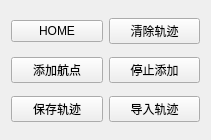
       <widget class="QWidget" name="layoutWidget">
        <property name="geometry">
         <rect>
          <x>770</x>
          <y>10</y>
          <width>211</width>
          <height>140</height>
         </rect>
        </property>
        <layout class="QVBoxLayout" name="verticalLayout_9">
         <item>
          <layout class="QHBoxLayout" name="horizontalLayout_33">
           <item>
            <widget class="QPushButton" name="pushButton_home">
             <property name="text">
              <string>HOME</string>
             </property>
             <property name="icon">
              <iconset resource="pic.qrc">
               <normaloff>:/new/prefix1/picture/home.png</normaloff>:/new/prefix1/picture/home.png</iconset>
             </property>
             <property name="iconSize">
              <size>
               <width>32</width>
               <height>32</height>
              </size>
             </property>
            </widget>
           </item>
           <item>
            <widget class="QPushButton" name="pushButton_cleanPathway">
             <property name="text">
              <string>清除轨迹</string>
             </property>
             <property name="icon">
              <iconset resource="pic.qrc">
               <normaloff>:/new/prefix1/picture/erase.png</normaloff>:/new/prefix1/picture/erase.png</iconset>
             </property>
             <property name="iconSize">
              <size>
               <width>32</width>
               <height>32</height>
              </size>
             </property>
            </widget>
           </item>
          </layout>
         </item>
         <item>
          <layout class="QHBoxLayout" name="horizontalLayout_32">
           <item>
            <widget class="QPushButton" name="pushButton_addFlyPoint">
             <property name="text">
              <string>添加航点</string>
             </property>
             <property name="icon">
              <iconset resource="pic.qrc">
               <normaloff>:/new/prefix1/picture/add.png</normaloff>:/new/prefix1/picture/add.png</iconset>
             </property>
             <property name="iconSize">
              <size>
               <width>32</width>
               <height>32</height>
              </size>
             </property>
            </widget>
           </item>
           <item>
            <widget class="QPushButton" name="pushButton_stopAddFlyPoint">
             <property name="text">
              <string>停止添加</string>
             </property>
             <property name="icon">
              <iconset resource="pic.qrc">
               <normaloff>:/new/prefix1/picture/delete.png</normaloff>:/new/prefix1/picture/delete.png</iconset>
             </property>
             <property name="iconSize">
              <size>
               <width>32</width>
               <height>32</height>
              </size>
             </property>
            </widget>
           </item>
          </layout>
         </item>
         <item>
          <layout class="QHBoxLayout" name="horizontalLayout_34">
           <item>
            <widget class="QPushButton" name="pushButton_savePathway">
             <property name="text">
              <string>保存轨迹</string>
             </property>
             <property name="icon">
              <iconset resource="pic.qrc">
               <normaloff>:/new/prefix1/picture/save.png</normaloff>:/new/prefix1/picture/save.png</iconset>
             </property>
             <property name="iconSize">
              <size>
               <width>32</width>
               <height>32</height>
              </size>
             </property>
            </widget>
           </item>
           <item>
            <widget class="QPushButton" name="pushButton_importPathway">
             <property name="text">
              <string>导入轨迹</string>
             </property>
             <property name="icon">
              <iconset resource="pic.qrc">
               <normaloff>:/new/prefix1/picture/import.png</normaloff>:/new/prefix1/picture/import.png</iconset>
             </property>
             <property name="iconSize">
              <size>
               <width>32</width>
               <height>32</height>
              </size>
             </property>
            </widget>
           </item>
          </layout>
         </item>
        </layout>
       </widget>
